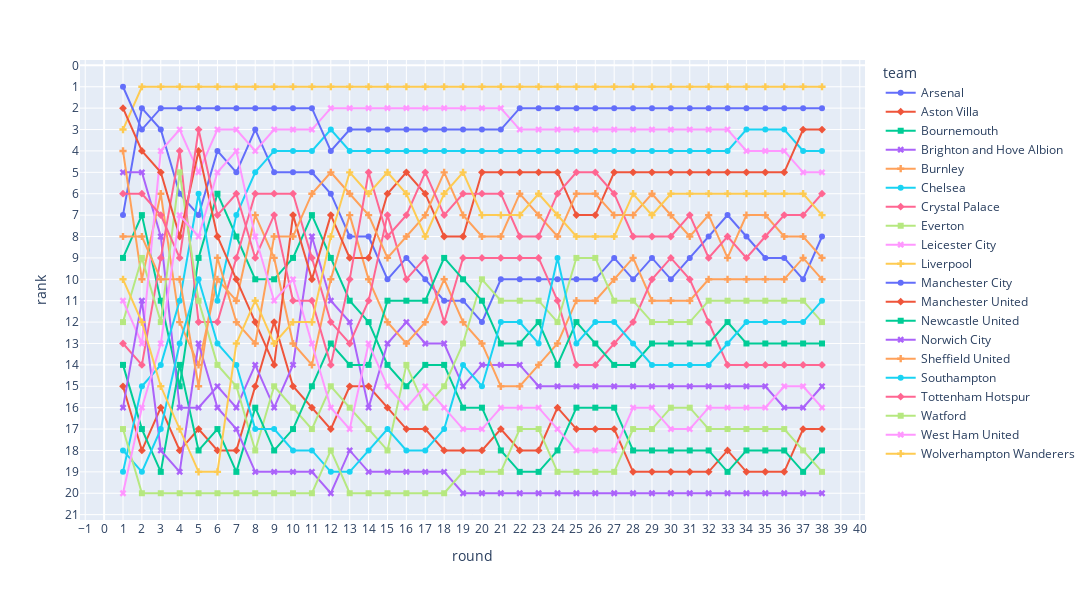

Notebook code for this chart:
### Code cell
ranking_plot(df_2020)

### Figure 1 — Plotly figure (JSON) as saved in the notebook; plotly's stock layout.template omitted (floating-point values rounded to 4 significant figures)
{"data": [{"hovertemplate": "team=Arsenal<br>round=%{x}<br>rank=%{y}<extra></extra>", "legendgroup": "Arsenal", "line": {"color": "#636efa", "dash": "solid"}, "marker": {"symbol": "circle"}, "mode": "lines+markers", "name": "Arsenal", "orientation": "v", "showlegend": true, "type": "scatter", "x": [1, 2, 3, 4, 5, 6, 7, 8, 9, 10, 11, 12, 13, 14, 15, 16, 17, 18, 19, 20, 21, 22, 23, 24, 25, 26, 27, 28, 29, 30, 31, 32, 33, 34, 35, 36, 37, 38], "xaxis": "x", "y": [7, 2, 3, 6, 7, 4, 5, 3, 5, 5, 5, 6, 8, 8, 10, 9, 10, 11, 11, 12, 10, 10, 10, 10, 10, 10, 9, 10, 9, 10, 9, 8, 7, 8, 9, 9, 10, 8], "yaxis": "y"}, {"hovertemplate": "team=Aston Villa<br>round=%{x}<br>rank=%{y}<extra></extra>", "legendgroup": "Aston Villa", "line": {"color": "#EF553B", "dash": "solid"}, "marker": {"symbol": "diamond"}, "mode": "lines+markers", "name": "Aston Villa", "orientation": "v", "showlegend": true, "type": "scatter", "x": [1, 2, 3, 4, 5, 6, 7, 8, 9, 10, 11, 12, 13, 14, 15, 16, 17, 18, 19, 20, 21, 22, 23, 24, 25, 26, 27, 28, 29, 30, 31, 32, 33, 34, 35, 36, 37, 38], "xaxis": "x", "y": [15, 18, 16, 18, 17, 18, 18, 15, 12, 15, 16, 17, 15, 15, 16, 17, 17, 18, 18, 18, 17, 18, 18, 16, 17, 17, 17, 19, 19, 19, 19, 19, 18, 19, 19, 19, 17, 17], "yaxis": "y"}, {"hovertemplate": "team=Bournemouth<br>round=%{x}<br>rank=%{y}<extra></extra>", "legendgroup": "Bournemouth", "line": {"color": "#00cc96", "dash": "solid"}, "marker": {"symbol": "square"}, "mode": "lines+markers", "name": "Bournemouth", "orientation": "v", "showlegend": true, "type": "scatter", "x": [1, 2, 3, 4, 5, 6, 7, 8, 9, 10, 11, 12, 13, 14, 15, 16, 17, 18, 19, 20, 21, 22, 23, 24, 25, 26, 27, 28, 29, 30, 31, 32, 33, 34, 35, 36, 37, 38], "xaxis": "x", "y": [9, 7, 11, 15, 9, 6, 8, 10, 10, 9, 7, 9, 11, 12, 14, 15, 14, 14, 16, 16, 18, 19, 19, 18, 16, 16, 16, 18, 18, 18, 18, 18, 19, 18, 18, 18, 19, 18], "yaxis": "y"}, {"hovertemplate": "team=Brighton and Hove Albion<br>round=%{x}<br>rank=%{y}<extra></extra>", "legendgroup": "Brighton and Hove Albion", "line": {"color": "#ab63fa", "dash": "solid"}, "marker": {"symbol": "x"}, "mode": "lines+markers", "name": "Brighton and Hove Albion", "orientation": "v", "showlegend": true, "type": "scatter", "x": [1, 2, 3, 4, 5, 6, 7, 8, 9, 10, 11, 12, 13, 14, 15, 16, 17, 18, 19, 20, 21, 22, 23, 24, 25, 26, 27, 28, 29, 30, 31, 32, 33, 34, 35, 36, 37, 38], "xaxis": "x", "y": [5, 5, 8, 16, 16, 15, 16, 14, 16, 14, 8, 11, 12, 16, 13, 12, 13, 13, 15, 14, 14, 14, 15, 15, 15, 15, 15, 15, 15, 15, 15, 15, 15, 15, 15, 16, 16, 15], "yaxis": "y"}, {"hovertemplate": "team=Burnley<br>round=%{x}<br>rank=%{y}<extra></extra>", "legendgroup": "Burnley", "line": {"color": "#FFA15A", "dash": "solid"}, "marker": {"symbol": "cross"}, "mode": "lines+markers", "name": "Burnley", "orientation": "v", "showlegend": true, "type": "scatter", "x": [1, 2, 3, 4, 5, 6, 7, 8, 9, 10, 11, 12, 13, 14, 15, 16, 17, 18, 19, 20, 21, 22, 23, 24, 25, 26, 27, 28, 29, 30, 31, 32, 33, 34, 35, 36, 37, 38], "xaxis": "x", "y": [4, 10, 6, 12, 14, 10, 11, 7, 9, 13, 14, 10, 7, 10, 12, 13, 12, 10, 12, 13, 15, 15, 14, 13, 11, 11, 10, 9, 11, 11, 11, 10, 10, 10, 10, 10, 9, 10], "yaxis": "y"}, {"hovertemplate": "team=Chelsea<br>round=%{x}<br>rank=%{y}<extra></extra>", "legendgroup": "Chelsea", "line": {"color": "#19d3f3", "dash": "solid"}, "marker": {"symbol": "circle"}, "mode": "lines+markers", "name": "Chelsea", "orientation": "v", "showlegend": true, "type": "scatter", "x": [1, 2, 3, 4, 5, 6, 7, 8, 9, 10, 11, 12, 13, 14, 15, 16, 17, 18, 19, 20, 21, 22, 23, 24, 25, 26, 27, 28, 29, 30, 31, 32, 33, 34, 35, 36, 37, 38], "xaxis": "x", "y": [19, 15, 14, 11, 6, 11, 7, 5, 4, 4, 4, 3, 4, 4, 4, 4, 4, 4, 4, 4, 4, 4, 4, 4, 4, 4, 4, 4, 4, 4, 4, 4, 4, 3, 3, 3, 4, 4], "yaxis": "y"}, {"hovertemplate": "team=Crystal Palace<br>round=%{x}<br>rank=%{y}<extra></extra>", "legendgroup": "Crystal Palace", "line": {"color": "#FF6692", "dash": "solid"}, "marker": {"symbol": "diamond"}, "mode": "lines+markers", "name": "Crystal Palace", "orientation": "v", "showlegend": true, "type": "scatter", "x": [1, 2, 3, 4, 5, 6, 7, 8, 9, 10, 11, 12, 13, 14, 15, 16, 17, 18, 19, 20, 21, 22, 23, 24, 25, 26, 27, 28, 29, 30, 31, 32, 33, 34, 35, 36, 37, 38], "xaxis": "x", "y": [13, 14, 9, 4, 12, 12, 9, 6, 6, 6, 9, 12, 13, 11, 7, 10, 9, 12, 9, 9, 9, 9, 9, 11, 14, 14, 13, 12, 10, 9, 10, 12, 14, 14, 14, 14, 14, 14], "yaxis": "y"}, {"hovertemplate": "team=Everton<br>round=%{x}<br>rank=%{y}<extra></extra>", "legendgroup": "Everton", "line": {"color": "#B6E880", "dash": "solid"}, "marker": {"symbol": "square"}, "mode": "lines+markers", "name": "Everton", "orientation": "v", "showlegend": true, "type": "scatter", "x": [1, 2, 3, 4, 5, 6, 7, 8, 9, 10, 11, 12, 13, 14, 15, 16, 17, 18, 19, 20, 21, 22, 23, 24, 25, 26, 27, 28, 29, 30, 31, 32, 33, 34, 35, 36, 37, 38], "xaxis": "x", "y": [12, 9, 12, 5, 11, 14, 15, 18, 15, 16, 17, 15, 16, 17, 18, 14, 16, 15, 13, 10, 11, 11, 11, 12, 9, 9, 11, 11, 12, 12, 12, 11, 11, 11, 11, 11, 11, 12], "yaxis": "y"}, {"hovertemplate": "team=Leicester City<br>round=%{x}<br>rank=%{y}<extra></extra>", "legendgroup": "Leicester City", "line": {"color": "#FF97FF", "dash": "solid"}, "marker": {"symbol": "x"}, "mode": "lines+markers", "name": "Leicester City", "orientation": "v", "showlegend": true, "type": "scatter", "x": [1, 2, 3, 4, 5, 6, 7, 8, 9, 10, 11, 12, 13, 14, 15, 16, 17, 18, 19, 20, 21, 22, 23, 24, 25, 26, 27, 28, 29, 30, 31, 32, 33, 34, 35, 36, 37, 38], "xaxis": "x", "y": [11, 13, 4, 3, 5, 3, 3, 4, 3, 3, 3, 2, 2, 2, 2, 2, 2, 2, 2, 2, 2, 3, 3, 3, 3, 3, 3, 3, 3, 3, 3, 3, 3, 4, 4, 4, 5, 5], "yaxis": "y"}, {"hovertemplate": "team=Liverpool<br>round=%{x}<br>rank=%{y}<extra></extra>", "legendgroup": "Liverpool", "line": {"color": "#FECB52", "dash": "solid"}, "marker": {"symbol": "cross"}, "mode": "lines+markers", "name": "Liverpool", "orientation": "v", "showlegend": true, "type": "scatter", "x": [1, 2, 3, 4, 5, 6, 7, 8, 9, 10, 11, 12, 13, 14, 15, 16, 17, 18, 19, 20, 21, 22, 23, 24, 25, 26, 27, 28, 29, 30, 31, 32, 33, 34, 35, 36, 37, 38], "xaxis": "x", "y": [3, 1, 1, 1, 1, 1, 1, 1, 1, 1, 1, 1, 1, 1, 1, 1, 1, 1, 1, 1, 1, 1, 1, 1, 1, 1, 1, 1, 1, 1, 1, 1, 1, 1, 1, 1, 1, 1], "yaxis": "y"}, {"hovertemplate": "team=Manchester City<br>round=%{x}<br>rank=%{y}<extra></extra>", "legendgroup": "Manchester City", "line": {"color": "#636efa", "dash": "solid"}, "marker": {"symbol": "circle"}, "mode": "lines+markers", "name": "Manchester City", "orientation": "v", "showlegend": true, "type": "scatter", "x": [1, 2, 3, 4, 5, 6, 7, 8, 9, 10, 11, 12, 13, 14, 15, 16, 17, 18, 19, 20, 21, 22, 23, 24, 25, 26, 27, 28, 29, 30, 31, 32, 33, 34, 35, 36, 37, 38], "xaxis": "x", "y": [1, 3, 2, 2, 2, 2, 2, 2, 2, 2, 2, 4, 3, 3, 3, 3, 3, 3, 3, 3, 3, 2, 2, 2, 2, 2, 2, 2, 2, 2, 2, 2, 2, 2, 2, 2, 2, 2], "yaxis": "y"}, {"hovertemplate": "team=Manchester United<br>round=%{x}<br>rank=%{y}<extra></extra>", "legendgroup": "Manchester United", "line": {"color": "#EF553B", "dash": "solid"}, "marker": {"symbol": "diamond"}, "mode": "lines+markers", "name": "Manchester United", "orientation": "v", "showlegend": true, "type": "scatter", "x": [1, 2, 3, 4, 5, 6, 7, 8, 9, 10, 11, 12, 13, 14, 15, 16, 17, 18, 19, 20, 21, 22, 23, 24, 25, 26, 27, 28, 29, 30, 31, 32, 33, 34, 35, 36, 37, 38], "xaxis": "x", "y": [2, 4, 5, 8, 4, 8, 10, 12, 14, 7, 10, 7, 9, 9, 6, 5, 6, 8, 8, 5, 5, 5, 5, 5, 7, 7, 5, 5, 5, 5, 5, 5, 5, 5, 5, 5, 3, 3], "yaxis": "y"}, {"hovertemplate": "team=Newcastle United<br>round=%{x}<br>rank=%{y}<extra></extra>", "legendgroup": "Newcastle United", "line": {"color": "#00cc96", "dash": "solid"}, "marker": {"symbol": "square"}, "mode": "lines+markers", "name": "Newcastle United", "orientation": "v", "showlegend": true, "type": "scatter", "x": [1, 2, 3, 4, 5, 6, 7, 8, 9, 10, 11, 12, 13, 14, 15, 16, 17, 18, 19, 20, 21, 22, 23, 24, 25, 26, 27, 28, 29, 30, 31, 32, 33, 34, 35, 36, 37, 38], "xaxis": "x", "y": [14, 17, 19, 14, 18, 17, 19, 16, 18, 17, 15, 13, 14, 14, 11, 11, 11, 9, 10, 11, 13, 13, 12, 14, 12, 13, 14, 14, 13, 13, 13, 13, 12, 13, 13, 13, 13, 13], "yaxis": "y"}, {"hovertemplate": "team=Norwich City<br>round=%{x}<br>rank=%{y}<extra></extra>", "legendgroup": "Norwich City", "line": {"color": "#ab63fa", "dash": "solid"}, "marker": {"symbol": "x"}, "mode": "lines+markers", "name": "Norwich City", "orientation": "v", "showlegend": true, "type": "scatter", "x": [1, 2, 3, 4, 5, 6, 7, 8, 9, 10, 11, 12, 13, 14, 15, 16, 17, 18, 19, 20, 21, 22, 23, 24, 25, 26, 27, 28, 29, 30, 31, 32, 33, 34, 35, 36, 37, 38], "xaxis": "x", "y": [16, 11, 18, 19, 13, 16, 17, 19, 19, 19, 19, 20, 18, 19, 19, 19, 19, 19, 20, 20, 20, 20, 20, 20, 20, 20, 20, 20, 20, 20, 20, 20, 20, 20, 20, 20, 20, 20], "yaxis": "y"}, {"hovertemplate": "team=Sheffield United<br>round=%{x}<br>rank=%{y}<extra></extra>", "legendgroup": "Sheffield United", "line": {"color": "#FFA15A", "dash": "solid"}, "marker": {"symbol": "cross"}, "mode": "lines+markers", "name": "Sheffield United", "orientation": "v", "showlegend": true, "type": "scatter", "x": [1, 2, 3, 4, 5, 6, 7, 8, 9, 10, 11, 12, 13, 14, 15, 16, 17, 18, 19, 20, 21, 22, 23, 24, 25, 26, 27, 28, 29, 30, 31, 32, 33, 34, 35, 36, 37, 38], "xaxis": "x", "y": [8, 8, 10, 10, 15, 9, 12, 13, 8, 8, 6, 5, 6, 7, 9, 8, 7, 5, 7, 8, 8, 6, 7, 8, 6, 6, 7, 7, 6, 7, 8, 7, 9, 7, 7, 8, 8, 9], "yaxis": "y"}, {"hovertemplate": "team=Southampton<br>round=%{x}<br>rank=%{y}<extra></extra>", "legendgroup": "Southampton", "line": {"color": "#19d3f3", "dash": "solid"}, "marker": {"symbol": "circle"}, "mode": "lines+markers", "name": "Southampton", "orientation": "v", "showlegend": true, "type": "scatter", "x": [1, 2, 3, 4, 5, 6, 7, 8, 9, 10, 11, 12, 13, 14, 15, 16, 17, 18, 19, 20, 21, 22, 23, 24, 25, 26, 27, 28, 29, 30, 31, 32, 33, 34, 35, 36, 37, 38], "xaxis": "x", "y": [18, 19, 17, 13, 10, 13, 14, 17, 17, 18, 18, 19, 19, 18, 17, 18, 18, 17, 14, 15, 12, 12, 13, 9, 13, 12, 12, 13, 14, 14, 14, 14, 13, 12, 12, 12, 12, 11], "yaxis": "y"}, {"hovertemplate": "team=Tottenham Hotspur<br>round=%{x}<br>rank=%{y}<extra></extra>", "legendgroup": "Tottenham Hotspur", "line": {"color": "#FF6692", "dash": "solid"}, "marker": {"symbol": "diamond"}, "mode": "lines+markers", "name": "Tottenham Hotspur", "orientation": "v", "showlegend": true, "type": "scatter", "x": [1, 2, 3, 4, 5, 6, 7, 8, 9, 10, 11, 12, 13, 14, 15, 16, 17, 18, 19, 20, 21, 22, 23, 24, 25, 26, 27, 28, 29, 30, 31, 32, 33, 34, 35, 36, 37, 38], "xaxis": "x", "y": [6, 6, 7, 9, 3, 7, 6, 9, 7, 11, 11, 14, 10, 5, 8, 7, 5, 7, 6, 6, 6, 8, 8, 6, 5, 5, 6, 8, 8, 8, 7, 9, 8, 9, 8, 7, 7, 6], "yaxis": "y"}, {"hovertemplate": "team=Watford<br>round=%{x}<br>rank=%{y}<extra></extra>", "legendgroup": "Watford", "line": {"color": "#B6E880", "dash": "solid"}, "marker": {"symbol": "square"}, "mode": "lines+markers", "name": "Watford", "orientation": "v", "showlegend": true, "type": "scatter", "x": [1, 2, 3, 4, 5, 6, 7, 8, 9, 10, 11, 12, 13, 14, 15, 16, 17, 18, 19, 20, 21, 22, 23, 24, 25, 26, 27, 28, 29, 30, 31, 32, 33, 34, 35, 36, 37, 38], "xaxis": "x", "y": [17, 20, 20, 20, 20, 20, 20, 20, 20, 20, 20, 18, 20, 20, 20, 20, 20, 20, 19, 19, 19, 17, 17, 19, 19, 19, 19, 17, 17, 16, 16, 17, 17, 17, 17, 17, 18, 19], "yaxis": "y"}, {"hovertemplate": "team=West Ham United<br>round=%{x}<br>rank=%{y}<extra></extra>", "legendgroup": "West Ham United", "line": {"color": "#FF97FF", "dash": "solid"}, "marker": {"symbol": "x"}, "mode": "lines+markers", "name": "West Ham United", "orientation": "v", "showlegend": true, "type": "scatter", "x": [1, 2, 3, 4, 5, 6, 7, 8, 9, 10, 11, 12, 13, 14, 15, 16, 17, 18, 19, 20, 21, 22, 23, 24, 25, 26, 27, 28, 29, 30, 31, 32, 33, 34, 35, 36, 37, 38], "xaxis": "x", "y": [20, 16, 13, 7, 8, 5, 4, 8, 11, 10, 13, 16, 17, 13, 15, 16, 15, 16, 17, 17, 16, 16, 16, 17, 18, 18, 18, 16, 16, 17, 17, 16, 16, 16, 16, 15, 15, 16], "yaxis": "y"}, {"hovertemplate": "team=Wolverhampton Wanderers<br>round=%{x}<br>rank=%{y}<extra></extra>", "legendgroup": "Wolverhampton Wanderers", "line": {"color": "#FECB52", "dash": "solid"}, "marker": {"symbol": "cross"}, "mode": "lines+markers", "name": "Wolverhampton Wanderers", "orientation": "v", "showlegend": true, "type": "scatter", "x": [1, 2, 3, 4, 5, 6, 7, 8, 9, 10, 11, 12, 13, 14, 15, 16, 17, 18, 19, 20, 21, 22, 23, 24, 25, 26, 27, 28, 29, 30, 31, 32, 33, 34, 35, 36, 37, 38], "xaxis": "x", "y": [10, 12, 15, 17, 19, 19, 13, 11, 13, 12, 12, 8, 5, 6, 5, 6, 8, 6, 5, 7, 7, 7, 6, 7, 8, 8, 8, 6, 7, 6, 6, 6, 6, 6, 6, 6, 6, 7], "yaxis": "y"}], "layout": {"height": 600, "legend": {"title": {"text": "team"}, "tracegroupgap": 0}, "margin": {"t": 60}, "width": 1500, "xaxis": {"anchor": "y", "domain": [0, 1], "dtick": 1, "title": {"text": "round"}}, "yaxis": {"anchor": "x", "autorange": "reversed", "domain": [0, 1], "dtick": 1, "title": {"text": "rank"}}}}
